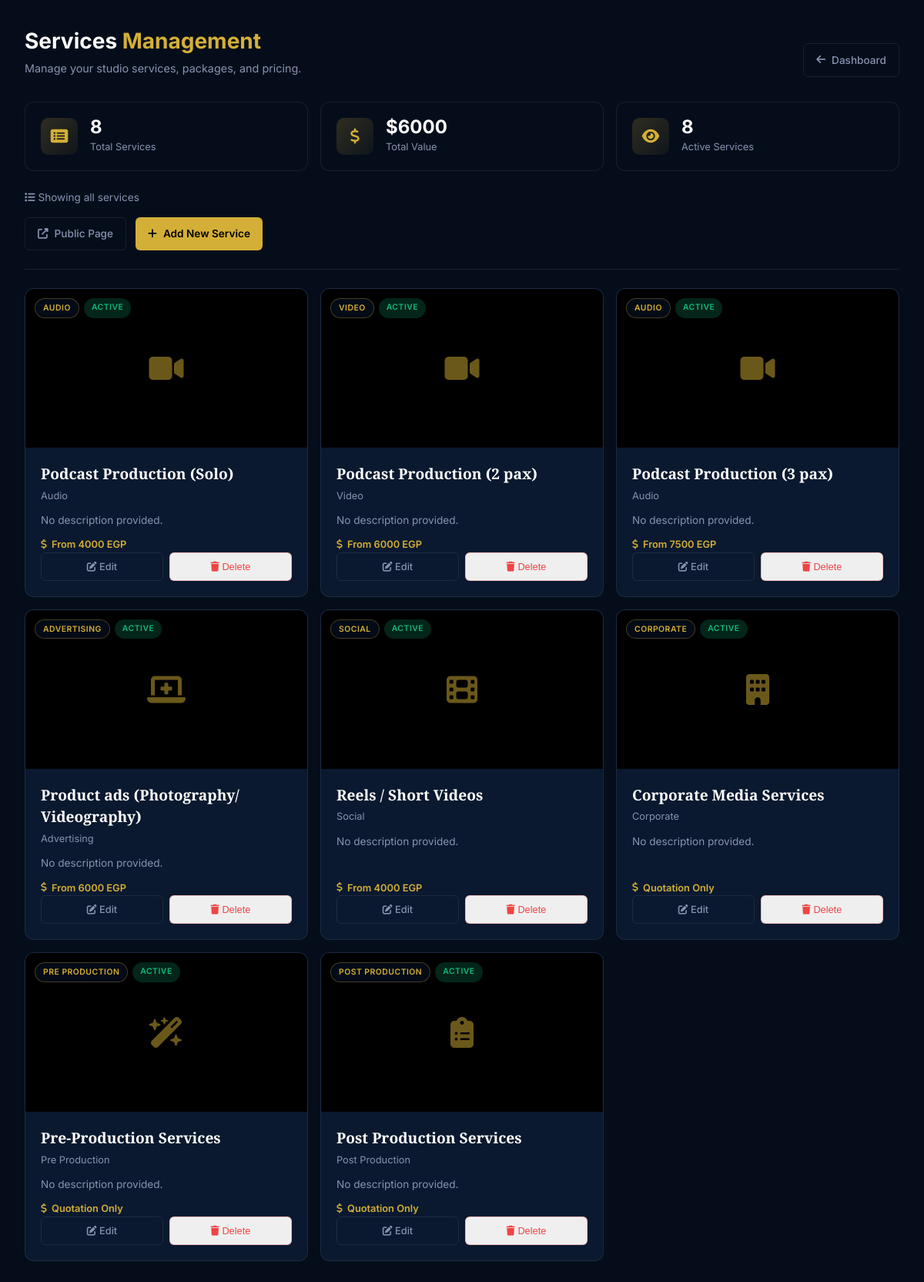
Page /admin/services (signed in) on the committed database.
### app.py (models this page shows, shortened)
class Service(db.Model):
    __tablename__ = 'services'
    id = db.Column(db.Integer, primary_key=True)
    name = db.Column(db.String(100), nullable=False)
    name_ar = db.Column(db.String(100))
    slug = db.Column(db.String(100), unique=True, nullable=False)
    category = db.Column(db.String(50), nullable=False)
    base_price = db.Column(db.Float, nullable=False, default=0.0)
    description = db.Column(db.Text) # Short summary
    details = db.Column(db.Text)     # NEW: Long detailed description
    details_ar = db.Column(db.Text)
    is_quotation_only = db.Column(db.Boolean, default=False) # NEW: If true, price is hidden/TBD
    hourly_rate = db.Column(db.Float, nullable=False, default=0.0) # Fallback/Base hourly rate
    features = db.Column(db.Text)
    icon = db.Column(db.String(50), default='film')
    image_url = db.Column(db.String(500))
    display_order = db.Column(db.Integer, default=0)
    is_active = db.Column(db.Boolean, default=True)
    created_at = db.Column(db.DateTime, default=datetime.utcnow)
    pricing_tiers = db.relationship('ServicePricingTier', back_populates='service', cascade='all, delete-orphan') # NEW
    bookings = db.relationship('Booking', back_populates='service')
    add_ons = db.relationship('ServiceAddOn', back_populates='service', cascade='all, delete-orphan')

class ServicePricingTier(db.Model):
    __tablename__ = 'service_pricing_tiers'
    id = db.Column(db.Integer, primary_key=True)
    service_id = db.Column(db.Integer, db.ForeignKey('services.id'), nullable=False)
    duration_hours = db.Column(db.Float, nullable=False) # e.g., 2.0, 4.0, 8.0
    price = db.Column(db.Float, nullable=False)          # e.g., 4000, 5500, 8000
    label = db.Column(db.String(50))                     # e.g., "Full Day", "Half Day"
    label_ar = db.Column(db.String(50))
    service = db.relationship('Service', back_populates='pricing_tiers')

### app.py (the view)
@app.route('/admin/services')
@admin_required
def admin_services():
    services = Service.query.order_by(Service.display_order).all()
    new_inquiries = ContactInquiry.query.filter_by(status='new').count()
    return render_template('admin/services_list.html', items=services, new_inquiries=new_inquiries)

### app.py (called while the page is built)
@app.context_processor
def inject_conf_var():
    return dict(get_locale=get_locale)

def admin_required(f):
    @wraps(f)
    def decorated_function(*args, **kwargs):
        if 'user_id' not in session:
            return redirect(url_for('login', next=request.url))
        user = db.session.get(User, session['user_id'])
        if not user or not user.is_admin:
            flash('Access denied. Administrator privileges required.', 'error')
            abort(403)
        return f(*args, **kwargs)
    return decorated_function

### templates/admin/services_list.html (shortened to what this page needs)
<!DOCTYPE html>
<html lang="en">
<head>
    <link rel="stylesheet" href="https://cdnjs.cloudflare.com/ajax/libs/font-awesome/6.4.0/css/all.min.css">
</head>
<body>
    <header class="page-header">
        <div>
            <h1 class="page-title">Services <span>Management</span></h1>
            <p class="page-subtitle">Manage your studio services, packages, and pricing.</p>
        </div>
        <div>
            <a href="{{ url_for('admin_settings') }}" class="btn-outline">
                <i class="fas fa-arrow-left"></i> Dashboard
            </a>
        </div>
    </header>
    <div class="stats-grid">
        <div class="stat-card">
            <div class="stat-icon"><i class="fas fa-list-alt"></i></div>
            <div class="stat-info">
                <h4>{{ items|length }}</h4>
                <p>Total Services</p>
            </div>
        </div>
        <div class="stat-card">
            <div class="stat-icon"><i class="fas fa-dollar-sign"></i></div>
            <div class="stat-info">
                <h4>${{ items|sum(attribute='hourly_rate')|round|int }}</h4>
                <p>Total Value</p>
            </div>
        </div>
        <div class="stat-card">
            <div class="stat-icon"><i class="fas fa-eye"></i></div>
            <div class="stat-info">
                <h4>{{ items|selectattr('is_active')|list|length }}</h4>
                <p>Active Services</p>
            </div>
        </div>
    </div>
    <div class="action-bar">
        <div class="action-bar-info">
            <i class="fas fa-list"></i> Showing all services
        </div>
        <div class="action-buttons">
            <a href="{{ url_for('services') }}" target="_blank" class="btn-outline">
                <i class="fas fa-external-link-alt"></i> Public Page
            </a>
            <a href="{{ url_for('admin_service_new') }}" class="btn-gold">
                <i class="fas fa-plus"></i> Add New Service
            </a>
        </div>
    </div>
    <div class="services-grid">
        {% for item in items %}
        <div class="service-card">
            <div class="card-image">
                <i class="fas fa-{{ item.icon if item.icon else 'star' }}"></i>
                <div class="badge-container">
                    <span class="badge badge-cat">{{ item.category|replace('_', ' ')|title }}</span>
                    <span class="badge badge-status {{ 'active' if item.is_active else '' }}">
                        {{ 'Active' if item.is_active else 'Inactive' }}
                    </span>
                </div>
            </div>
            <div class="card-content">
                <h3 class="card-title">{{ item.name }}</h3>
                <p class="card-category">{{ item.category|replace('_', ' ')|title }}</p>
                <p class="card-description">{{ item.description[:150] if item.description else 'No description provided.' }}{{ '...' if item.description and item.description|length > 150 else '' }}</p>
                <div class="meta-item price">
                     <i class="fas fa-dollar-sign"></i>
                     {% if item.is_quotation_only %}
                         <span>Quotation Only</span>
                     {% else %}
                         {% if item.pricing_tiers %}
                            {% set min_price = item.pricing_tiers|map(attribute='price')|min %}
                            <span>From {{ min_price|int }} EGP</span>
                         {% else %}
                            <span>{{ item.hourly_rate|round(2) }} / hr</span>
                         {% endif %}
                     {% endif %}
                </div>
                <div class="card-actions">
                    <a href="{{ url_for('admin_service_edit', service_id=item.id) }}" class="btn-action">
                        <i class="fas fa-edit"></i> Edit
                    </a>
                    <button type="button" class="btn-action btn-delete"
                            onclick="deleteItem({{ item.id }}, '{{ item.name }}')">
                        <i class="fas fa-trash"></i> Delete
                    </button>
                </div>
            </div>
        </div>
        {% endfor %}
    </div>
</body>
</html>

### rows in the picture
Service: category "AUDIO", is_active "ACTIVE", name "Podcast Production (Solo)", category "Audio", description "No description provided."
ServicePricingTier: price "4000"
Service: category "VIDEO", is_active "ACTIVE", name "Podcast Production (2 pax)", category "Video", description "No description provided."
ServicePricingTier: price "6000"
Service: category "AUDIO", is_active "ACTIVE", name "Podcast Production (3 pax)", category "Audio", description "No description provided."
ServicePricingTier: price "7500"
Service: category "ADVERTISING", is_active "ACTIVE", name "Product ads (Photography/ Videography)", category "Advertising", description "No description provided."
ServicePricingTier: price "6000"
Service: category "SOCIAL", is_active "ACTIVE", name "Reels / Short Videos", category "Social", description "No description provided."
ServicePricingTier: price "4000"
Service: category "CORPORATE", is_active "ACTIVE", name "Corporate Media Services", category "Corporate", description "No description provided.", is_quotation_only "Quotation Only"
Service: category "PRE PRODUCTION", is_active "ACTIVE", name "Pre-Production Services", category "Pre Production", description "No description provided.", is_quotation_only "Quotation Only"
Service: category "POST PRODUCTION", is_active "ACTIVE", name "Post Production Services", category "Post Production", description "No description provided.", is_quotation_only "Quotation Only"

### other values in the picture
{{ items|length }} "8"
{{ items|sum(attribute='hourly_rate')|round|int }} "6000"
{{ items|selectattr('is_active')|list|length }} "8"
